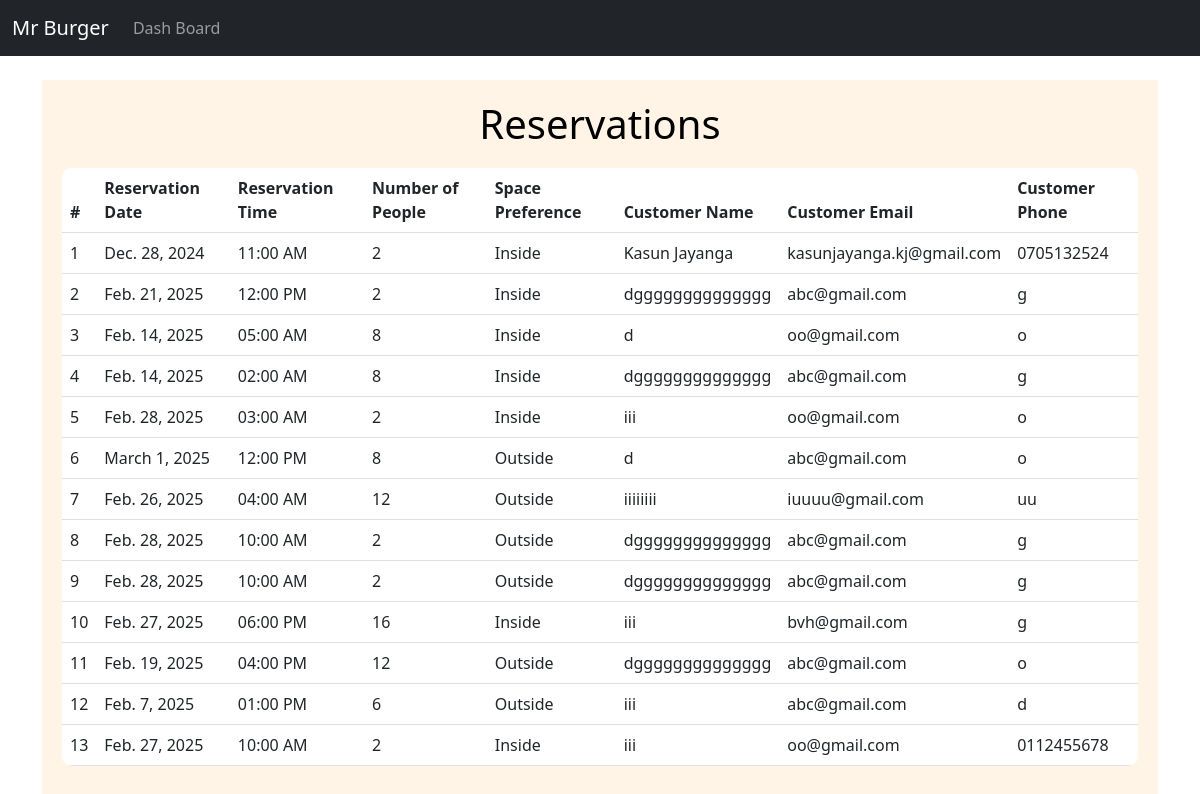
The app's page /reservations/ (signed in) with its own data.
### webstore/models.py (models this page shows)
class Reservation(models.Model):
    date = models.DateField()
    time = models.TimeField()
    num_people = models.IntegerField()
    space_preference = models.CharField(max_length=50)
    customer_name = models.CharField(max_length=100)
    customer_email = models.EmailField()
    customer_phone = models.CharField(max_length=15)

### webstore/views.py (the view)
# urls.py: path('reservations/', views.view_reservations, name='view_reservations'),
def view_reservations(request):
    reservations = Reservation.objects.all()  # Get all reservations from the database
    return render(request, 'view_reservations.html', {'reservations': reservations})

### webstore/templates/view_reservations.html
{% extends 'base.html' %}
{% block content %}
<div class="container" style="background-color: #fff4e6; padding: 20px;">
    <h1 class="center" style="color: black; text-align: center;">Reservations</h1>
    {% if reservations %}
    <table class="table" style="width: 100%; margin-top: 20px; border-radius: 10px; overflow: hidden; background: #fff;">
        <thead>
            <tr style="background: #f8f9fa; font-weight: bold;">
                <th>#</th>
                <th>Reservation Date</th>
                <th>Reservation Time</th>
                <th>Number of People</th>
                <th>Space Preference</th>
                <th>Customer Name</th>
                <th>Customer Email</th>
                <th>Customer Phone</th>
            </tr>
        </thead>
        <tbody>
            {% for reservation in reservations %}
            <tr>
                <td>{{ forloop.counter }}</td>
                <td>{{ reservation.date }}</td>
                <td>{{ reservation.time|time:"h:i A" }}</td>
                <td>{{ reservation.num_people }}</td>
                <td>{{ reservation.space_preference }}</td>
                <td>{{ reservation.customer_name }}</td>
                <td>{{ reservation.customer_email }}</td>
                <td>{{ reservation.customer_phone }}</td>
            </tr>
            {% endfor %}
        </tbody>
    </table>
    {% else %}
    <p style="text-align: center; font-size: 18px;">No reservations found.</p>
    {% endif %}
</div>
{% endblock %}

### records on screen
Reservation: date "Dec. 28, 2024", time "11:00 AM", num_people "2", space_preference "Inside", customer_name "Kasun Jayanga", customer_email "kasunjayanga.kj@gmail.com", customer_phone "0705132524"
Reservation: date "Feb. 21, 2025", time "12:00 PM", num_people "2", space_preference "Inside", customer_name "dgggggggggggggg", customer_email "abc@gmail.com", customer_phone "g"
Reservation: date "Feb. 14, 2025", time "05:00 AM", num_people "8", space_preference "Inside", customer_name "d", customer_email "oo@gmail.com", customer_phone "o"
Reservation: date "Feb. 14, 2025", time "02:00 AM", num_people "8", space_preference "Inside", customer_name "dgggggggggggggg", customer_email "abc@gmail.com", customer_phone "g"
Reservation: date "Feb. 28, 2025", time "03:00 AM", num_people "2", space_preference "Inside", customer_name "iii", customer_email "oo@gmail.com", customer_phone "o"
Reservation: date "March 1, 2025", time "12:00 PM", num_people "8", space_preference "Outside", customer_name "d", customer_email "abc@gmail.com", customer_phone "o"
Reservation: date "Feb. 26, 2025", time "04:00 AM", num_people "12", space_preference "Outside", customer_name "iiiiiiii", customer_email "iuuuu@gmail.com", customer_phone "uu"
Reservation: date "Feb. 28, 2025", time "10:00 AM", num_people "2", space_preference "Outside", customer_name "dgggggggggggggg", customer_email "abc@gmail.com", customer_phone "g"
Reservation: date "Feb. 28, 2025", time "10:00 AM", num_people "2", space_preference "Outside", customer_name "dgggggggggggggg", customer_email "abc@gmail.com", customer_phone "g"
Reservation: date "Feb. 27, 2025", time "06:00 PM", num_people "16", space_preference "Inside", customer_name "iii", customer_email "bvh@gmail.com", customer_phone "g"
Reservation: date "Feb. 19, 2025", time "04:00 PM", num_people "12", space_preference "Outside", customer_name "dgggggggggggggg", customer_email "abc@gmail.com", customer_phone "o"
Reservation: date "Feb. 7, 2025", time "01:00 PM", num_people "6", space_preference "Outside", customer_name "iii", customer_email "abc@gmail.com", customer_phone "d"
Reservation: date "Feb. 27, 2025", time "10:00 AM", num_people "2", space_preference "Inside", customer_name "iii", customer_email "oo@gmail.com", customer_phone "0112455678"
